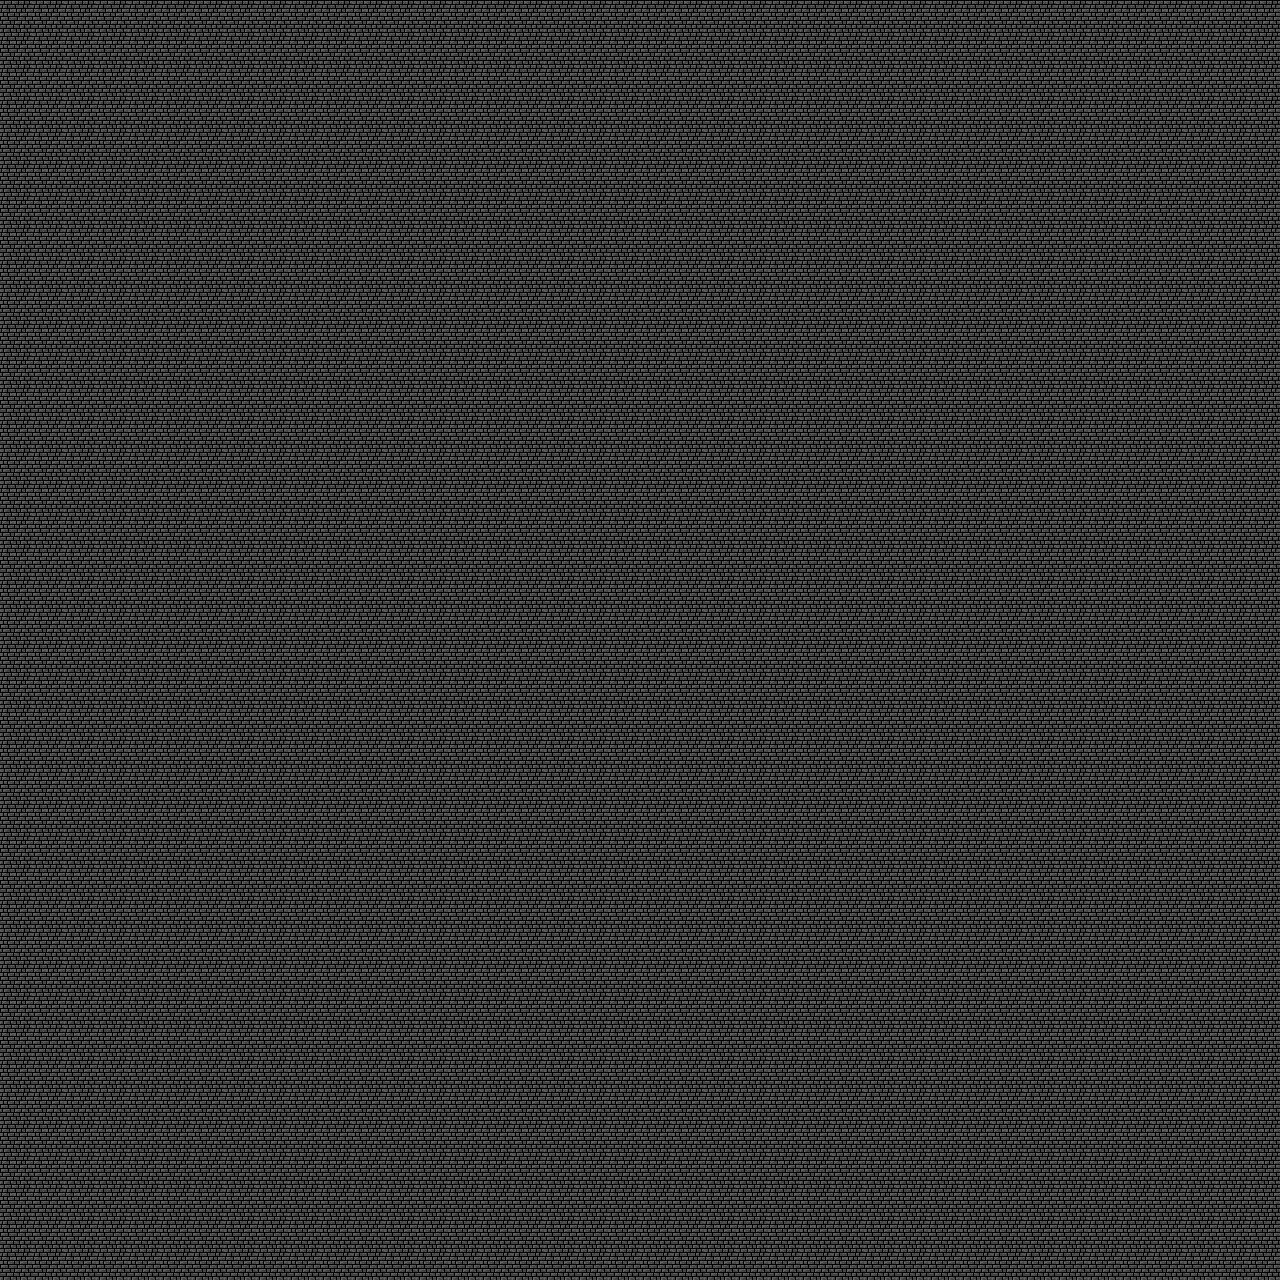

The image is a tile-based game level rendered from a .tmx file. Its description and source (layers, tilesets, objects; grid data summarised) follow:
An orthogonal 40x40 tile map with 32x32 px tiles, 1 tile layer (Tile Layer 1).

<map version="1.0" orientation="orthogonal" renderorder="right-down" width="40" height="40" tilewidth="32" tileheight="32" nextobjectid="1">
 <tileset firstgid="1" name="dg_dungeon32" tilewidth="32" tileheight="32">
  <image source="dg_dungeon32.gif" width="288" height="320" />
 </tileset>
 <layer name="Tile Layer 1" width="40" height="40">
  <data>[1600 cells, 1600 non-empty, 1 distinct tile ids]</data>
 </layer>
</map>
